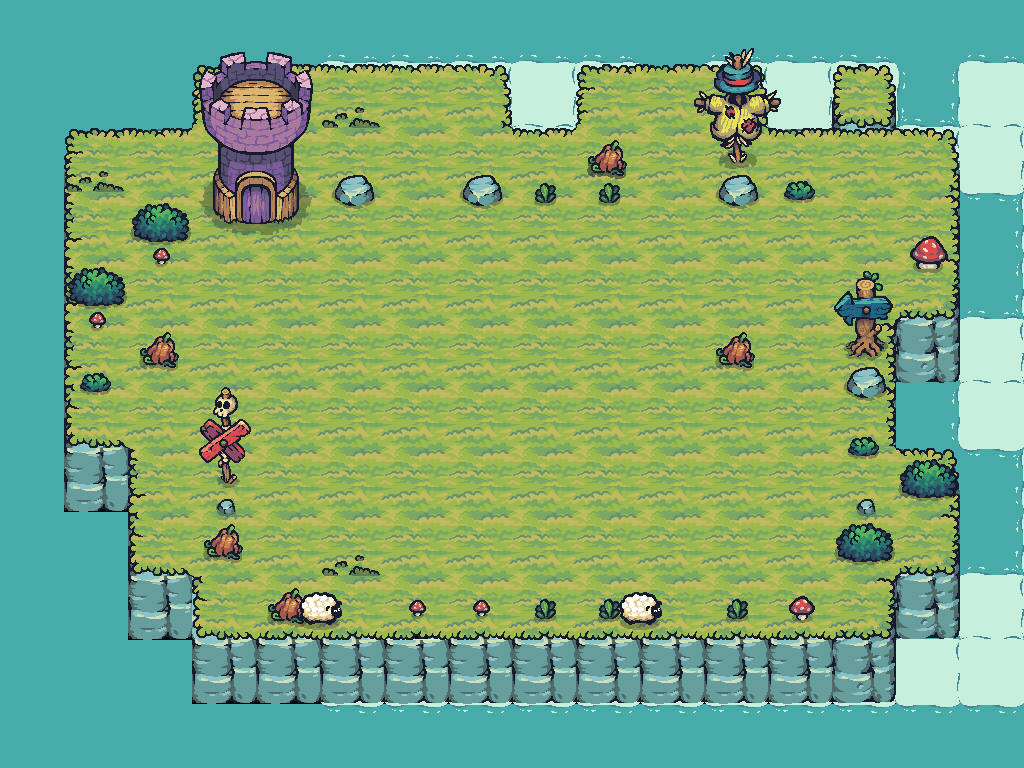

This game map was drawn from its Tiled (.tmx) file and the tilesets committed beside it. A one-line description and the trimmed map source follow:
An orthogonal 16x12 tile map with 64x64 px tiles, 11 tile layers (Water, Foam, layerforedge, new game bg, ...), 24 tilesets and 15 objects (5x Block, 4x Tree, AntiPlayerCheckpoint, PlayerCheckpoint, AntiPlayer, ...).

<map version="1.10" tiledversion="1.11.0" orientation="orthogonal" renderorder="right-down" width="16" height="12" tilewidth="64" tileheight="64" infinite="0" nextlayerid="28" nextobjectid="11">
 <properties>
  <property name="Star1" type="int" value="35" />
  <property name="Star2" type="int" value="40" />
  <property name="Star3" type="int" value="45" />
 </properties>
 <tileset firstgid="1" source="Terrain.tsx" />
 <tileset firstgid="41" source="Castle_Red.tsx" />
 <tileset firstgid="61" source="Tree.tsx" />
 <tileset firstgid="169" source="17.tsx" />
 <tileset firstgid="171" source="Tower_Blue.tsx" />
 <tileset firstgid="179" source="01.tsx" />
 <tileset firstgid="180" source="06.tsx" />
 <tileset firstgid="181" source="18.tsx" />
 <tileset firstgid="190" source="09.tsx" />
 <tileset firstgid="191" source="12.tsx" />
 <tileset firstgid="192" source="16.tsx" />
 <tileset firstgid="194" source="Castle_Destroyed.tsx" />
 <tileset firstgid="214" source="HappySheep_Idle.tsx" />
 <tileset firstgid="222" source="Tree_192.tsx" />
 <tileset firstgid="234" source="Water.tsx" />
 <tileset firstgid="235" source="Foam_192.tsx" />
 <tileset firstgid="243" source="Tilemap_Elevation.tsx" />
 <tileset firstgid="275" source="02.tsx" />
 <tileset firstgid="276" source="03.tsx" />
 <tileset firstgid="277" source="04.tsx" />
 <tileset firstgid="278" source="07.tsx" />
 <tileset firstgid="279" source="10.tsx" />
 <tileset firstgid="280" source="TX Props.tsx" />
 <tileset firstgid="344" source="Tower_Purple.tsx" />
 <group id="26" name="Common">
  <layer id="13" name="Water" width="16" height="12">
   <data>[192 cells, 88 non-empty, 1 distinct tile ids]</data>
  </layer>
  <layer id="14" name="Foam" width="16" height="12" offsetx="128" offsety="0">
   <data>[192 cells, 45 non-empty, 2 distinct tile ids]</data>
  </layer>
  <layer id="19" name="layerforedge" width="16" height="12">
   <data>[192 cells, 30 non-empty, 11 distinct tile ids]</data>
  </layer>
  <layer id="15" name="new game bg" width="16" height="12">
   <data>[192 cells, 128 non-empty, 12 distinct tile ids]</data>
  </layer>
  <layer id="24" name="eat" width="16" height="12">
   <data>[192 cells, 5 non-empty, 3 distinct tile ids]</data>
  </layer>
  <layer id="27" name="grass" width="16" height="12">
   <data>[192 cells, 3 non-empty, 1 distinct tile ids]</data>
  </layer>
  <layer id="17" name="props" width="16" height="12" offsetx="0" offsety="32">
   <data>[192 cells, 16 non-empty, 7 distinct tile ids]</data>
  </layer>
  <layer id="18" name="propsLayer2" width="16" height="12">
   <data>[192 cells, 15 non-empty, 12 distinct tile ids]</data>
  </layer>
  <objectgroup id="21" name="TreesOutSideGameGrid" class="TreesOutSideGameGrid">
   <object id="6" name="Tree" type="Tree" x="384" y="128" width="64" height="64" />
   <object id="7" name="Tree" type="Tree" x="832" y="192" width="64" height="64" />
   <object id="8" name="Tree" type="Tree" x="640" y="128" width="64" height="64" />
   <object id="9" name="Tree" type="Tree" x="192" y="320" width="64" height="64" />
  </objectgroup>
  <layer id="22" name="AheadOfTreesProps" width="16" height="12">
   <data>[192 cells, 7 non-empty, 6 distinct tile ids]</data>
  </layer>
  <objectgroup id="30" name="CollisionblocksForGrid">
   <object id="101" name="Block" type="Block" x="256" y="128" width="576" height="64" />
   <object id="102" name="Block" type="Block" x="256" y="576" width="576" height="64" />
   <object id="103" name="Block" type="Block" x="192" y="192" width="64" height="384" />
   <object id="104" name="Block" type="Block" x="831" y="192" width="64" height="384" />
  </objectgroup>
  <layer id="25" name="BottomEdge" width="16" height="12">
   <data>[192 cells, 2 non-empty, 1 distinct tile ids]</data>
  </layer>
 </group>
 <objectgroup id="5" name="Collisionblocks">
  <object id="5" name="Block" type="Block" x="704" y="320" width="64" height="64" />
 </objectgroup>
 <layer id="15" name="ArcherTower" width="16" height="12">
  <data>[192 cells, 8 non-empty, 8 distinct tile ids]</data>
 </layer>
 <objectgroup id="6" name="Checkpoints">
  <object id="6" name="AntiPlayerCheckpoint" type="AntiPlayerCheckpoint" x="768" y="320" width="64" height="64" />
  <object id="12" name="PlayerCheckpoint" type="PlayerCheckpoint" x="704" y="384" width="64" height="64" />
 </objectgroup>
 <objectgroup id="7" name="Spawnpoints">
  <object id="1" name="AntiPlayer" type="AntiPlayer" x="256" y="320" width="64" height="64" />
  <object id="8" name="Player" type="Player" x="320" y="384" width="64" height="64" />
 </objectgroup>
 <objectgroup id="14" name="ArcherSpawnPoints">
  <object id="3" name="ArcherLeftBottom" type="ArcherLeftBottom" x="257.588" y="62.4123" width="64" height="64" />
  <object id="4" x="264.828" y="-566.824" />
 </objectgroup>
</map>
